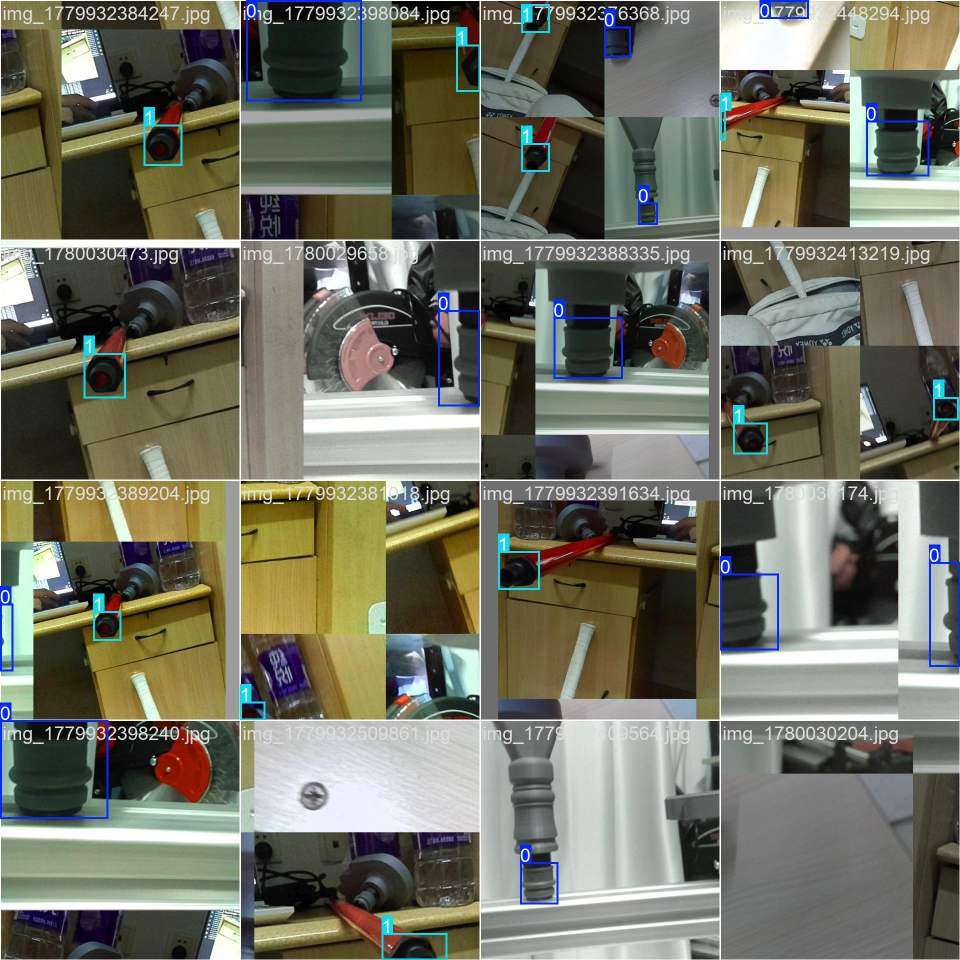
#> input picture runs/detect/train-3/train_batch0.jpg, 1920 x 1920 px (shown at 1/2 size)
$ python -i grasp_custom_shape.py   (imports and definitions only)
#> lines starting #> are read from the running program, lines starting #| are printed output that depends on the picture; after the words box and inside, x2 and y2 are one past the last pixel; in counts of white or black regions, pixels touching at a corner belong together
#> further down, picture is the input picture: shape (1920, 1920, 3); mean B, G, R 98.3, 112.5, 111.4
import cv2
import numpy as np
import depthai as dai

def find_target_contours(frame, config_color='any'):
    """
    使用 OpenCV 在画面中寻找可能的零件轮廓。
    针对灰白色桌面或红/蓝色比赛场地。
    """
#> called with config_color = 'any'
    gray = cv2.cvtColor(frame, cv2.COLOR_BGR2GRAY)
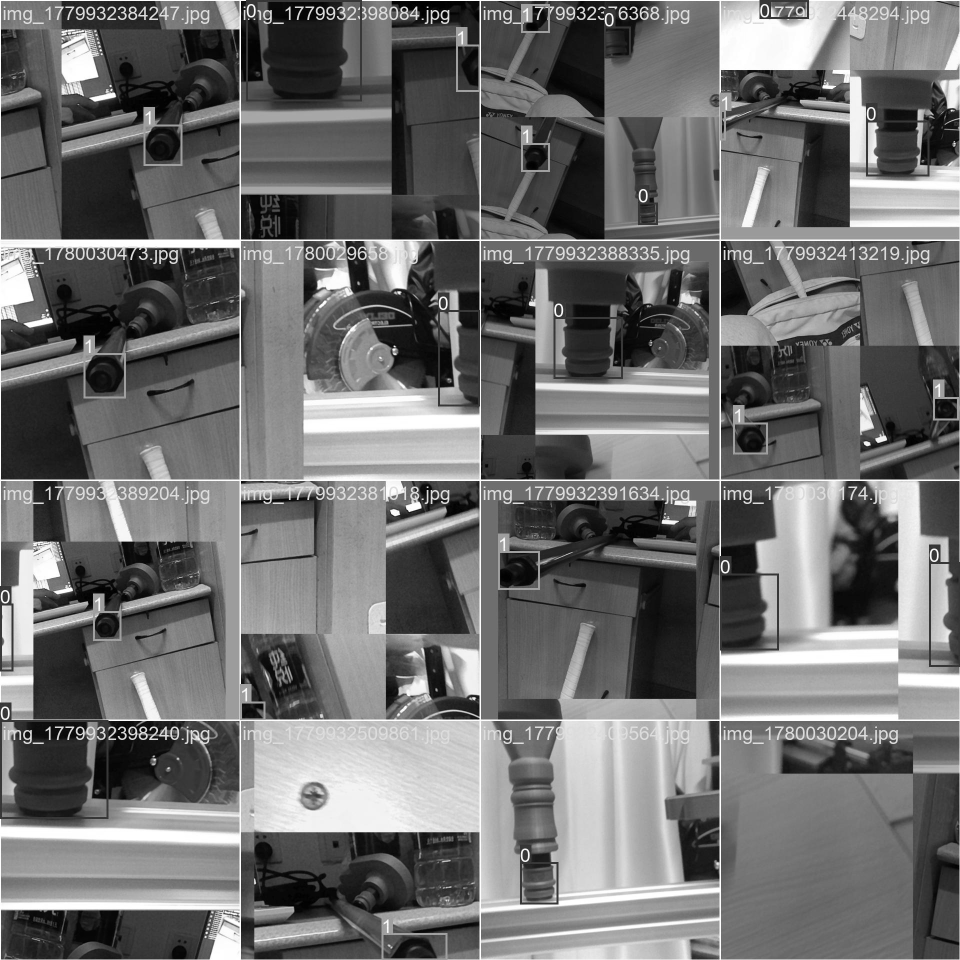
#> gray: shape (1920, 1920) (shown at 1/2 size); min 0, max 255, mean 110.6
    blurred = cv2.GaussianBlur(gray, (5, 5), 0)

    if config_color == 'any':
        # 基础灰度阈值：假设零件通常比白灰色桌面暗
        # 你可能需要根据实际灯光调整这里的 100
        _, thresh = cv2.threshold(blurred, 100, 255, cv2.THRESH_BINARY_INV)
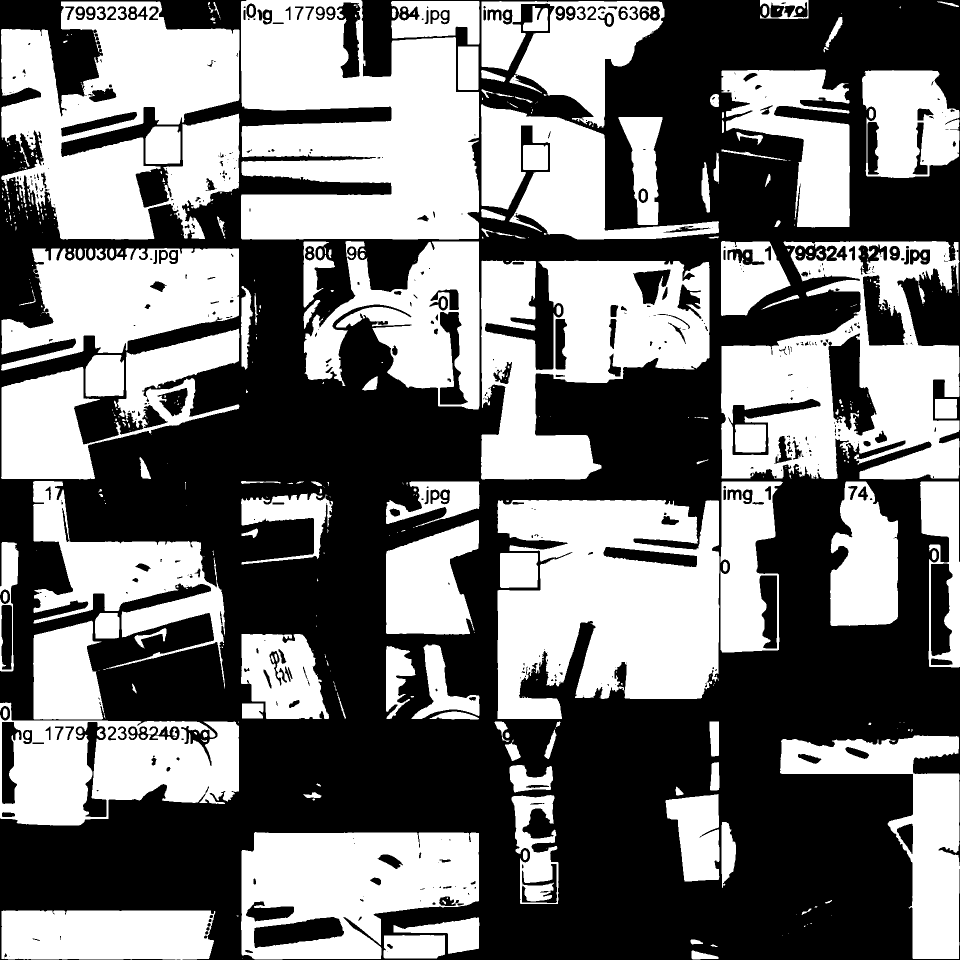
#> thresh: shape (1920, 1920) (shown at 1/2 size); 46.1% white; 488 white regions (274 under 20 px)
    elif config_color == 'red':
        # 在实际比赛中，如果是红色背景找黑色/灰色零件，需要用不同的 HSV 阈值
        pass
    elif config_color == 'blue':
        pass

    # 寻找轮廓
    contours, _ = cv2.findContours(thresh, cv2.RETR_EXTERNAL, cv2.CHAIN_APPROX_SIMPLE)
#> contours = 384 contours, 250 with area under 20; largest, box (x1, y1, x2, y2) and area: (482, 0, 959, 479) 177464, (1442, 482, 1919, 959) 156078, (995, 1000, 1439, 1438) 154557, (2, 3, 479, 479) 149803, (962, 521, 1419, 959) 119218

    valid_rects = []

    for cnt in contours:
        area = cv2.contourArea(cnt)
        # 过滤掉太小或太大的噪点 (面积需要根据相机距离调整)
        if 500 < area < 20000:
            # 找到外接矩形
            x, y, w, h = cv2.boundingRect(cnt)
            # 简单过滤长宽比，防止识别到奇形怪状的影子
            aspect_ratio = float(w) / h
            if 0.2 < aspect_ratio < 5.0:
                 valid_rects.append((x, y, w, h, cnt))
#> this loop made 384 passes
#> (area, x, y, w, h, aspect_ratio) on passes 2, 6, 11, 22, 24, 25, 29, 30, 31, 45, 49, 51: (537.5, 1383, 1901, 54, 18, 3), (5396, 767, 1870, 123, 47, 2.62), (5292, 787, 1834, 172, 74, 2.32), (2516, 1443, 1644, 29, 132, 0.22), (12333.5, 1023, 1590, 94, 218, 0.431), (13466.5, 1331, 1588, 108, 175, 0.617), (2981, 1019, 1530, 87, 55, 1.58), (845, 1420, 1524, 19, 57, 0.333), (602, 1010, 1479, 32, 43, 0.744), (1122, 1419, 1443, 19, 70, 0.271), (891, 859, 1423, 99, 16, 6.19), (1166, 484, 1407, 43, 30, 1.43)
#> area on passes 3, 4, 15, 16, 18, 19: 24.5, 148.5, 40384.5, 48.5, 26.5, 127
#> after the loop, valid_rects = 33 items

    return valid_rects

# 1. 创建 DepthAI 管道
# [1 line that did not run here, left out]

# 2. 定义节点
# [1 line that did not run here, left out]
# [1 line that did not run here, left out]
# [1 line that did not run here, left out]
# [1 line that did not run here, left out]
# [1 line that did not run here, left out]

# [1 line that did not run here, left out]
# [1 line that did not run here, left out]
# [1 line that did not run here, left out]

# [19 lines not run here, left out]

# 配置空间位置计算器 (SpatialLocationCalculator) 默认参数
# 我们会在运行时动态更新它的测量区域 (ROI)
# [1 line that did not run here, left out]
# [1 line that did not run here, left out]
# [1 line that did not run here, left out]
# 初始化一个全屏的 ROI（随便设的，运行中会被覆盖）
# [1 line that did not run here, left out]
# [97 lines not run here, left out]

>>> import cv2
>>> picture = cv2.imread('runs/detect/train-3/train_batch0.jpg')
>>> result = find_target_contours(picture)
#> result = 33 items

$ run again, on runs/detect/train-3/train_batch1.jpg
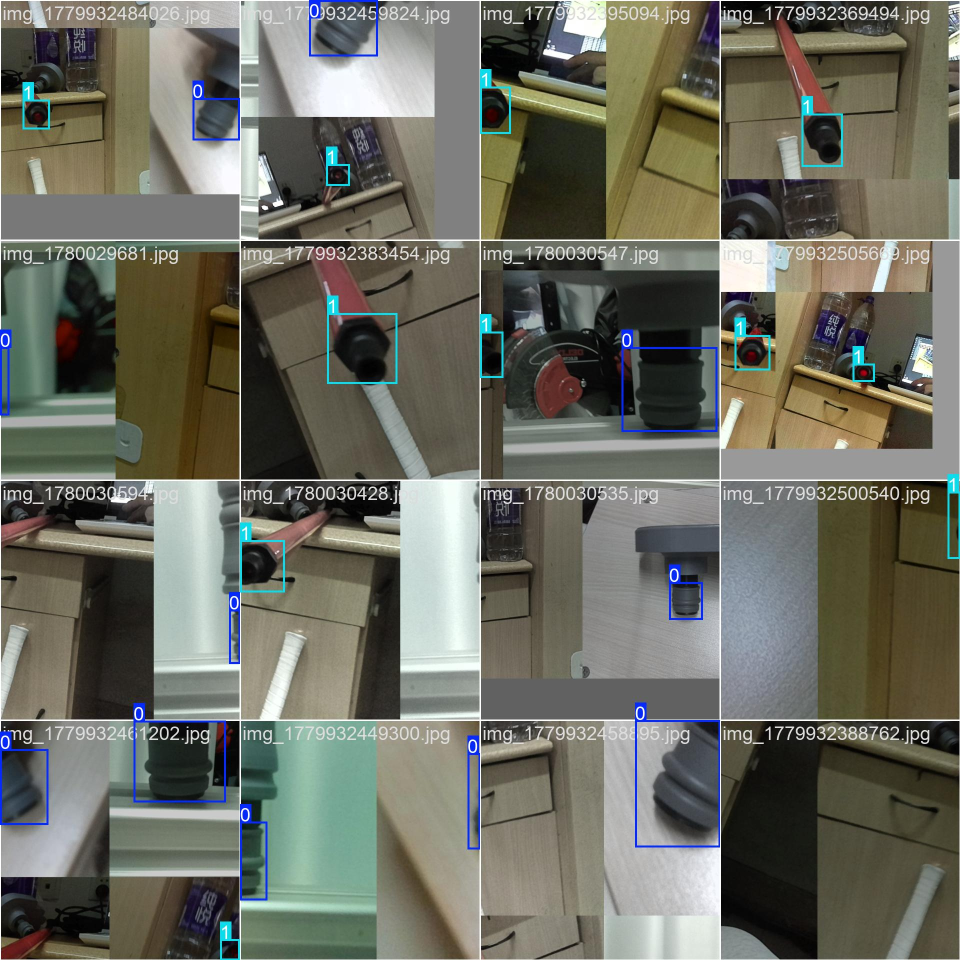
#> input picture runs/detect/train-3/train_batch1.jpg, 1920 x 1920 px (shown at 1/2 size)
#> picture is the input picture: shape (1920, 1920, 3); mean B, G, R 97.4, 108.2, 107.3
#> in find_target_contours, `gray = cv2.cvtColor(frame, cv2.COLOR_BGR2GRAY)`:
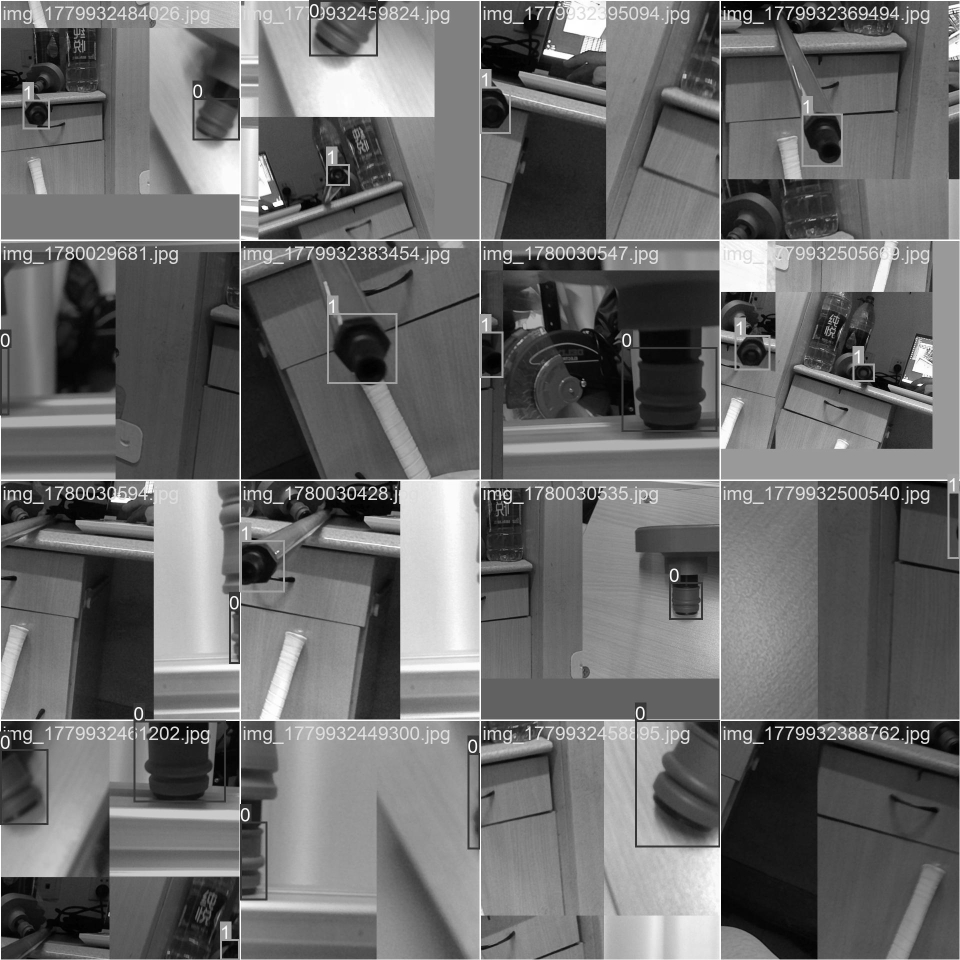
#> gray: shape (1920, 1920) (shown at 1/2 size); min 0, max 255, mean 106.7
#> in find_target_contours, `_, thresh = cv2.threshold(blurred, 100, 255, cv2.THRESH_BINARY_INV)`:
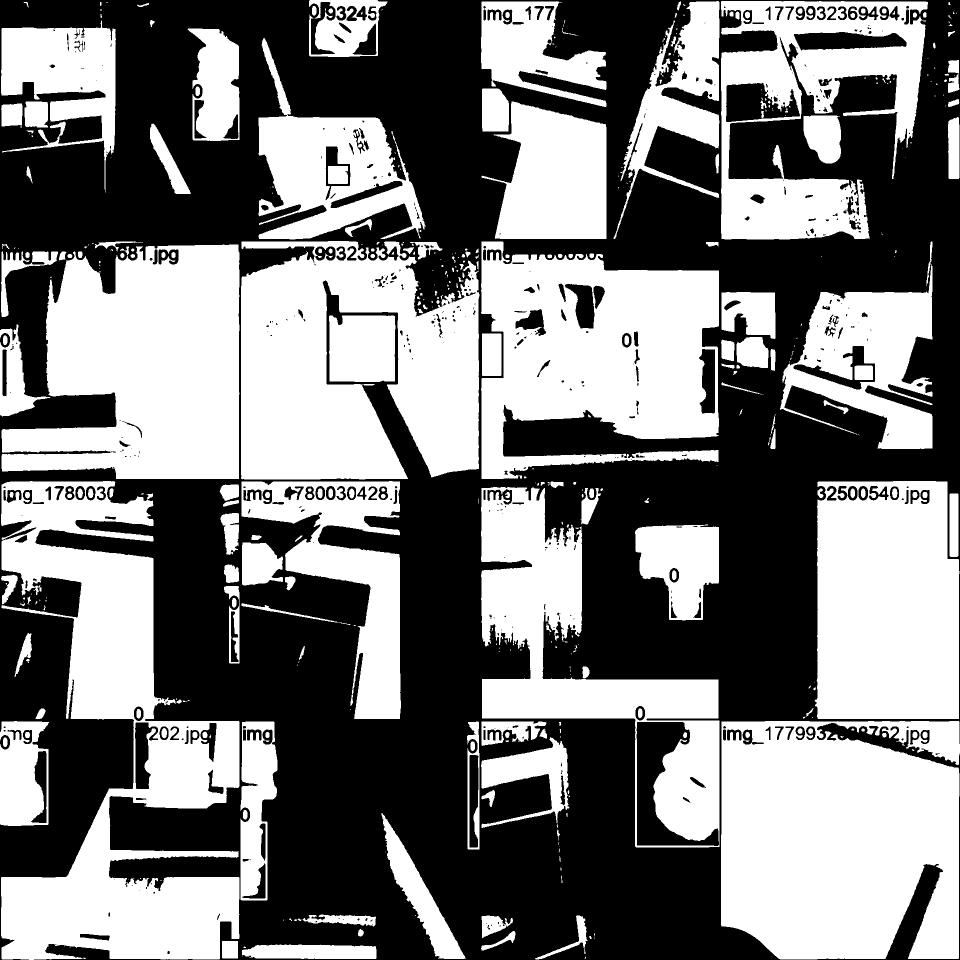
#> thresh: shape (1920, 1920) (shown at 1/2 size); 47.9% white; 453 white regions (219 under 20 px)
#> contours = 380 contours, 234 with area under 20; largest, box (x1, y1, x2, y2) and area: (2, 962, 479, 1920) 207095, (1442, 1442, 1920, 1919) 205794, (482, 482, 959, 959) 169590, (3, 489, 479, 958) 162931, (962, 483, 1438, 958) 161612
#> the loop in find_target_contours, `for cnt in contours:` made 380 passes
#> (area, x, y, w, h, aspect_ratio) on passes 5, 6, 10, 16, 17, 19, 32, 42: (6670.5, 484, 1889, 269, 29, 9.28), (1053.5, 444, 1882, 32, 35, 0.914), (547, 962, 1862, 69, 39, 1.77), (1277, 1070, 1831, 105, 88, 1.19), (1493.5, 963, 1831, 63, 45, 1.4), (1904, 605, 1829, 147, 24, 6.12), (12012, 762, 1627, 170, 291, 0.584), (12241.5, 962, 1474, 177, 182, 0.973)
#> after the loop in find_target_contours, `for cnt in contours:`: valid_rects = 33 items

$ run again, on runs/detect/train-3/train_batch2.jpg
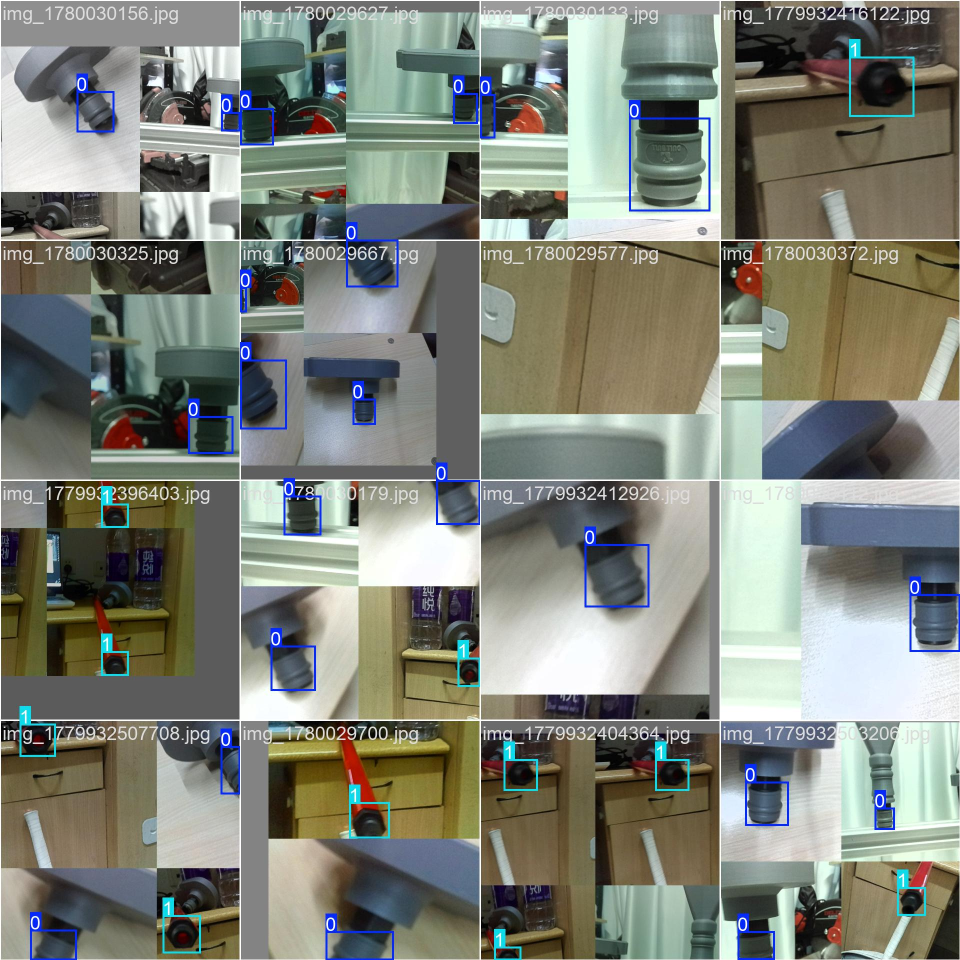
#> input picture runs/detect/train-3/train_batch2.jpg, 1920 x 1920 px (shown at 1/2 size)
#> picture is the input picture: shape (1920, 1920, 3); mean B, G, R 119.9, 129.4, 125.8
#> in find_target_contours, `gray = cv2.cvtColor(frame, cv2.COLOR_BGR2GRAY)`:
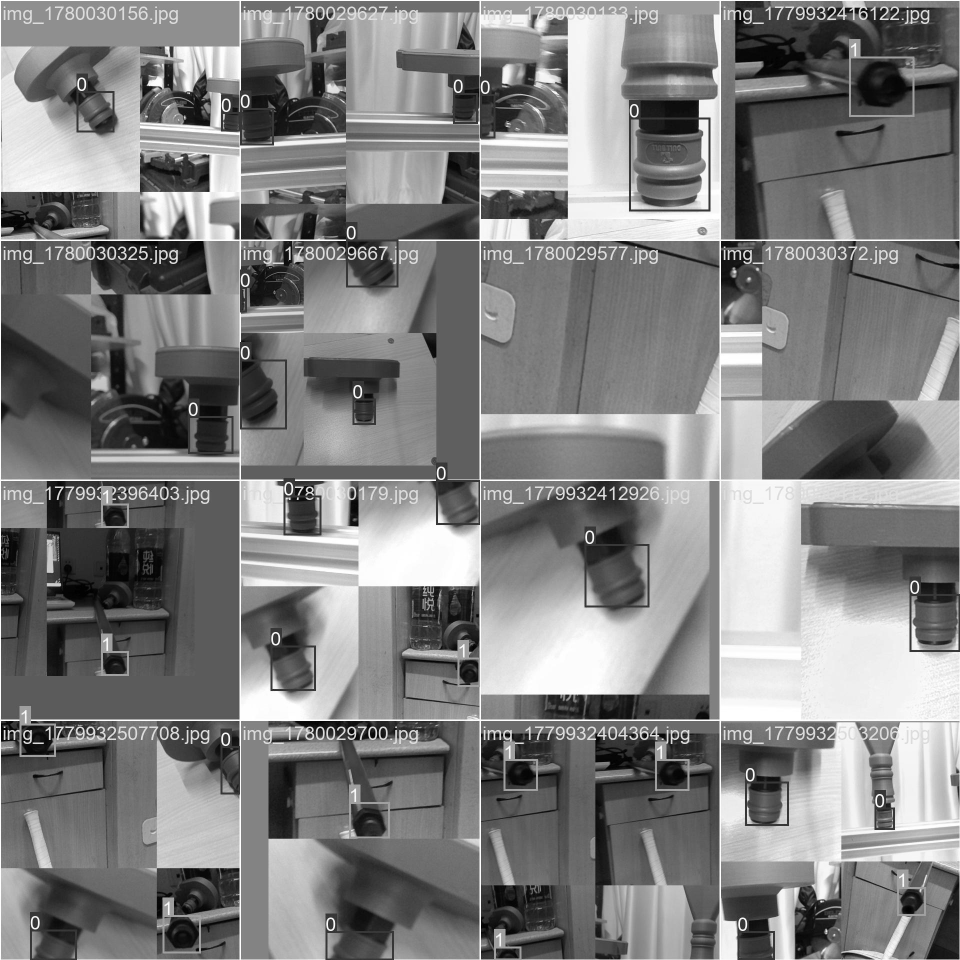
#> gray: shape (1920, 1920) (shown at 1/2 size); min 0, max 255, mean 127.3
#> in find_target_contours, `_, thresh = cv2.threshold(blurred, 100, 255, cv2.THRESH_BINARY_INV)`:
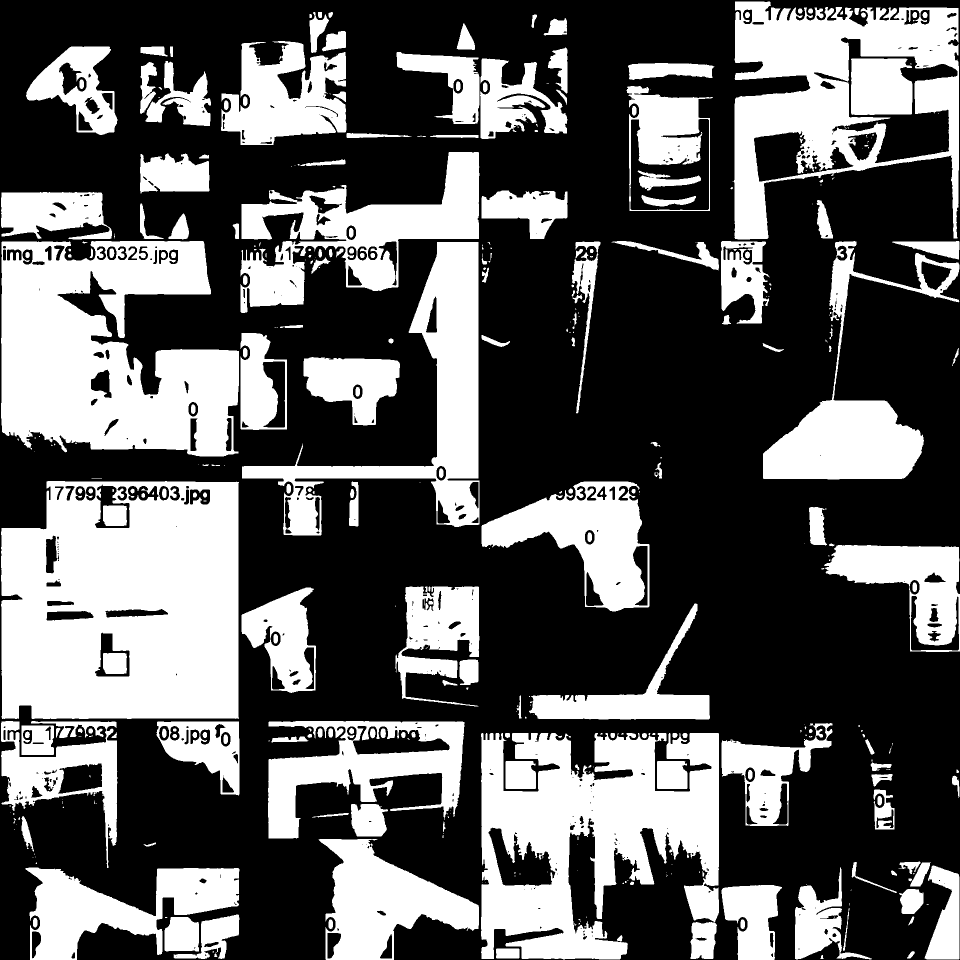
#> thresh: shape (1920, 1920) (shown at 1/2 size); 36.7% white; 420 white regions (189 under 20 px)
#> contours = 340 contours, 183 with area under 20; largest, box (x1, y1, x2, y2) and area: (2, 962, 478, 1438) 214155, (2, 482, 478, 913) 149578, (1467, 3, 1918, 479) 144728, (962, 1466, 1438, 1919) 139546, (484, 484, 959, 1071) 68750
#> the loop in find_target_contours, `for cnt in contours:` made 340 passes
#> (area, x, y, w, h, aspect_ratio) on passes 5, 9, 15, 19, 24, 25, 43, 45: (868, 992, 1897, 47, 20, 2.35), (3227, 1381, 1844, 53, 74, 0.716), (4154.5, 329, 1834, 69, 69, 1), (4756, 347, 1829, 132, 89, 1.48), (1811, 1798, 1778, 49, 50, 0.98), (12279.5, 1443, 1770, 121, 150, 0.807), (10221.5, 1590, 1735, 154, 184, 0.837), (7865, 1849, 1731, 70, 188, 0.372)
#> after the loop in find_target_contours, `for cnt in contours:`: valid_rects = 45 items
